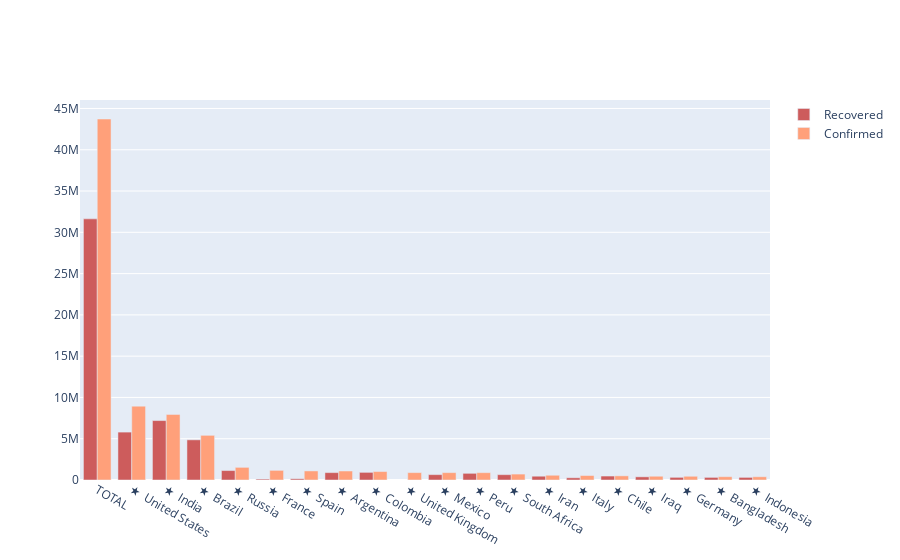

The code cell stored with this chart in its notebook:
### Markdown cell above
#### lets visualize the recovered cases based on total confirmed case

### Code cell
# lets visualize the recovered case based in relation to total confirmed case

import plotly.graph_objects as go


# for grouped barplot using recovered cases per country and total number of cases per country.

fig = go.Figure(data = [
go.Bar(
    x = world_df['Name'],
    y = world_df["Recovered"].head(20),
    name = "Recovered",
    marker_color = "indianred"
),
go.Bar(
    x = world_df['Name'],
    y = world_df['Confirmed'].head(20),
    name = 'Confirmed',
    marker_color = "lightsalmon"
)
])

# Here we modify the tickangle of the xaxis, resulting in rotated labels.
fig.update_layout(barmode='group')
fig.show()

### Figure 1 — Plotly figure (JSON) as saved in the notebook; plotly's stock layout.template omitted (floating-point values rounded to 4 significant figures; data arrays with more than 128 entries replaced by an {"elided": "..."} marker saying what was removed)
{"data": [{"marker": {"color": "indianred"}, "name": "Recovered", "type": "bar", "x": {"elided": "217 str values"}, "y": ["31628328", "5802301", "7198660", "4865930", "1146096", "111347", "150376", "894819", "924044", "Unknown", "650355", "807636", "646721", "459250", "268626", "479877", "384593", "321600", "316600", "317672"]}, {"marker": {"color": "lightsalmon"}, "name": "Confirmed", "type": "bar", "x": {"elided": "217 str values"}, "y": [43725289, 8946413, 7945777, 5409854, 1531224, 1165278, 1098320, 1090589, 1025052, 894690, 891160, 888715, 716759, 574856, 542789, 503598, 455398, 450167, 400251, 392934]}], "layout": {"autosize": true, "barmode": "group", "xaxis": {"autorange": true, "range": [-0.5, 19.5], "type": "category"}, "yaxis": {"autorange": true, "range": [0, 46026620], "type": "linear"}}}
